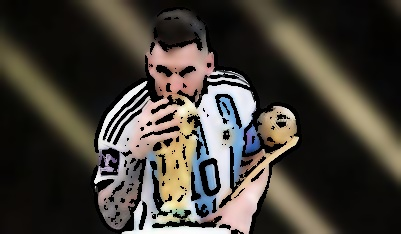
#> input picture ImageCartoon/cartoon_output.jpg, 401 x 234 px; its folder holds only this picture in this run
$ python main.py
#> lines starting #> are read from the running program, lines starting #| are printed output that depends on the picture; after the words box and inside, x2 and y2 are one past the last pixel; in counts of white or black regions, pixels touching at a corner belong together
#> the answer given: cartoon_output.jpg
#> further down, img is the input picture: shape (234, 401, 3); mean B, G, R 56.2, 63.6, 68.7
import cv2
from tkinter import filedialog
from tkinter import Tk

def cartoonize_image(img):
    gray = cv2.cvtColor(img, cv2.COLOR_BGR2GRAY)
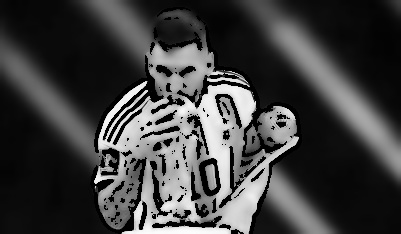
#> gray: shape (234, 401); min 0, max 254, mean 64.3
    gray_blur = cv2.medianBlur(gray, 5)
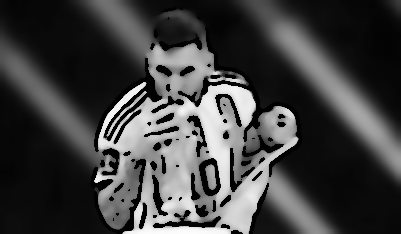
#> gray_blur: shape (234, 401); min 0, max 252, mean 65.3
    edges = cv2.adaptiveThreshold(gray_blur, 255,
                               cv2.ADAPTIVE_THRESH_MEAN_C,
                               cv2.THRESH_BINARY,
                               blockSize=9, C=9)
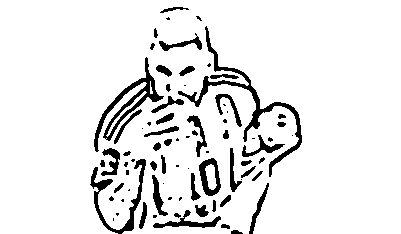
#> edges: shape (234, 401); 91% white; 77 black regions (30 under 20 px), largest, box (x1, y1, x2, y2) and area: (178, 26, 302, 177) 1526, (94, 57, 164, 152) 1133, (90, 159, 146, 234) 819
    color = cv2.bilateralFilter(img, d=9, sigmaColor=250, sigmaSpace=250)
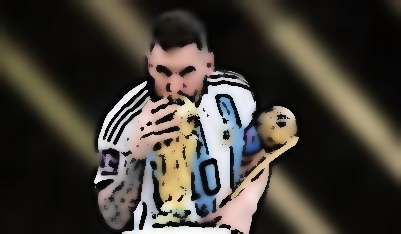
#> color: shape (234, 401, 3); mean B, G, R 56.5, 64, 69.2
    return cv2.bitwise_and(color, color, mask=edges)
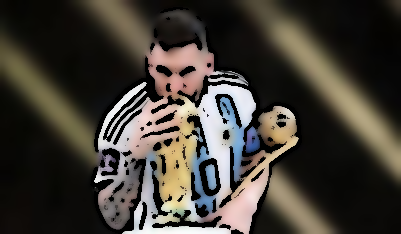
#> returned value: shape (234, 401, 3); mean of channels 0, 1, 2 54.7, 62.2, 67.2; drawn as B, G, R

root = Tk()
root.withdraw()  # Hide the main window

while True:
    file_path = filedialog.askopenfilename(
        title="Select an image",
        filetypes=[("Image files", "*.jpg *.jpeg *.png")]
    )

    if not file_path:  # User cancelled
        break

    img = cv2.imread(file_path)
    if img is None:
        print("Error loading image")
        continue

    cartoon = cartoonize_image(img)

    cv2.imshow("Original", img)
    cv2.imshow("Cartoon", cartoon)
    cv2.waitKey(0)
    cv2.destroyAllWindows()

    save = input("Save this result? (y/n): ").lower()
#> the answer given: out.png
#> the answer given: cartoon_output.jpg
#> the answer given: out.png
#> the answer given: cartoon_output.jpg
#> the answer given: out.png
#> the answer given: cartoon_output.jpg
#> the answer given: out.png
#> the answer given: cartoon_output.jpg
#> the answer given: out.png
#> the answer given: cartoon_output.jpg
#> the answer given: out.png
#> the answer given: cartoon_output.jpg
    if save == 'y':
        output_path = filedialog.asksaveasfilename(
            defaultextension=".jpg",
            filetypes=[("JPEG files", "*.jpg")]
        )
        if output_path:
            cv2.imwrite(output_path, cartoon)
            print(f"Saved to {output_path}")

print("Done processing images")
